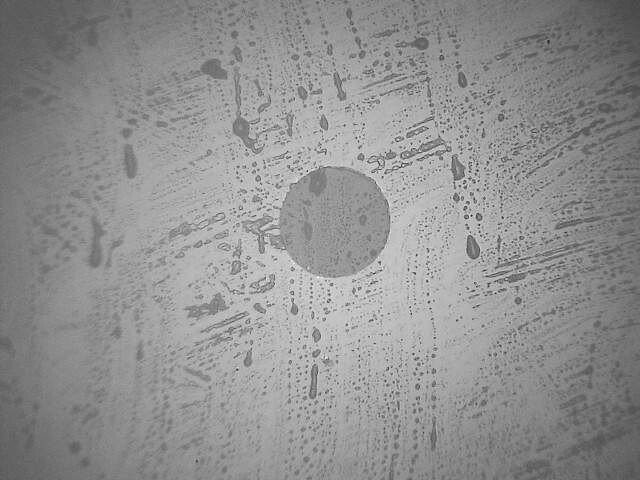
#> input picture a2.png, 640 x 480 px
$ python DetectTest02.py   (older library calls are emulated)
#> lines starting #> are read from the running program, lines starting #| are printed output that depends on the picture; after the words box and inside, x2 and y2 are one past the last pixel; in counts of white or black regions, pixels touching at a corner belong together
#!/usr/bin/env python
# -*- coding: utf-8 -*-
# @Time    : 2018/5/17 11:48
# @Author  : zhuohf1
# @File    : DetectTest01.p

# 参考文档https://blog.csdn.net/liqiancao/article/details/55670749
import cv2

#1. 加载图片，转成灰度图
image = cv2.imread("a2.png")
#> image is the input picture: shape (480, 640, 3); min 37, max 255, mean 144.5
#image = cv2.imread("panxie.jpg")
gray = cv2.cvtColor(image, cv2.COLOR_BGR2GRAY)

#2. 用Sobel算子计算x，y方向上的梯度，之后在x方向上减去y方向上的梯度，通过这个减法，我们留下具有高水平梯度和低垂直梯度的图像区域
gradX = cv2.Sobel(gray, ddepth=cv2.CV_32F, dx=1, dy=0, ksize=-1)
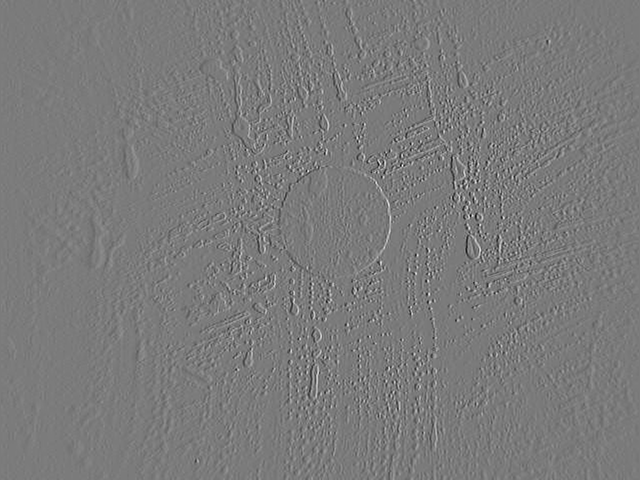
#> gradX: shape (480, 640) float32; min -2307, max 2472, mean -0.2; drawn with min black and max white
gradY = cv2.Sobel(gray, ddepth=cv2.CV_32F, dx=0, dy=1, ksize=-1)
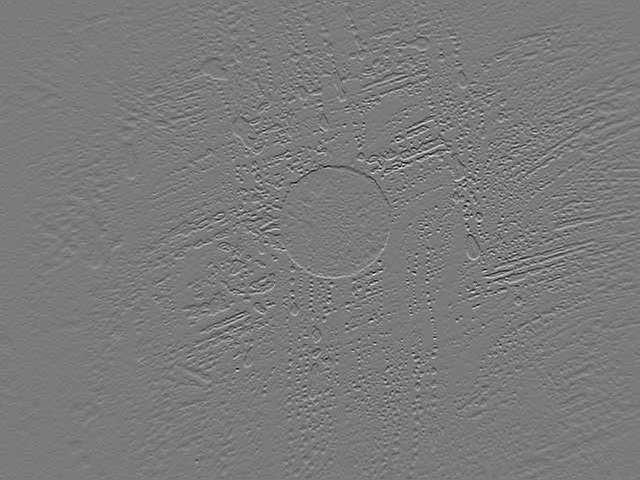
#> gradY: shape (480, 640) float32; min -2176, max 2335, mean 0.6; drawn with min black and max white

# subtract the y-gradient from the x-gradient
gradient = cv2.subtract(gradX, gradY)
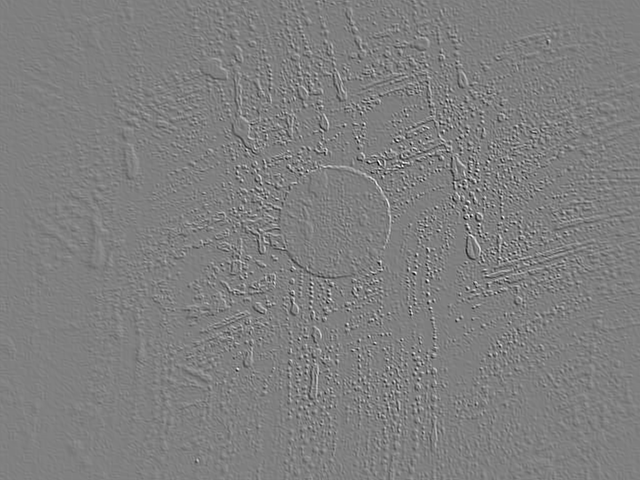
#> gradient: shape (480, 640) float32; min -2972, max 2966, mean -0.8; drawn with min black and max white
gradient = cv2.convertScaleAbs(gradient)
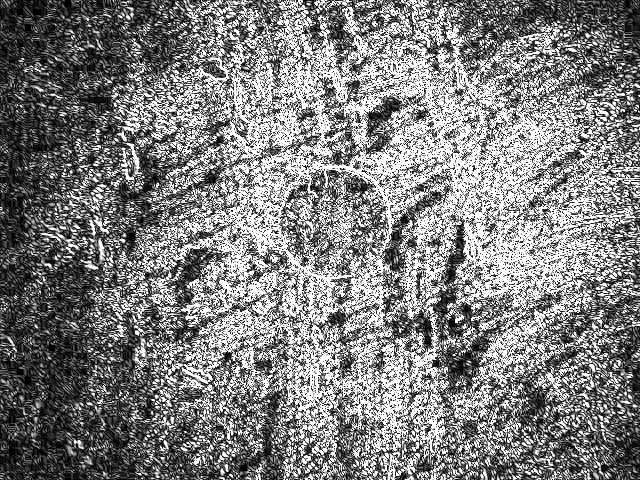
#> gradient: shape (480, 640); min 0, max 255, mean 127.8

#3. 去除图像上的噪声。首先使用低通滤泼器平滑图像（9 x 9内核）,这将有助于平滑图像中的高频噪声。
# 低通滤波器的目标是降低图像的变化率。如将每个像素替换为该像素周围像素的均值。这样就可以平滑并替代那些强度变化明显的区域。
# 然后，对模糊图像二值化。梯度图像中不大于90的任何像素都设置为0（黑色）。 否则，像素设置为255（白色）。
# blur and threshold the image
blurred = cv2.blur(gradient, (9, 9))
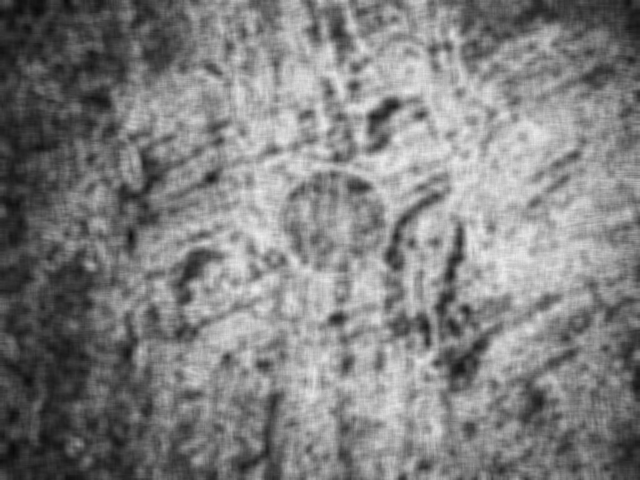
#> blurred: shape (480, 640); min 9, max 240, mean 127.9
(_, thresh) = cv2.threshold(blurred, 90, 255, cv2.THRESH_BINARY)
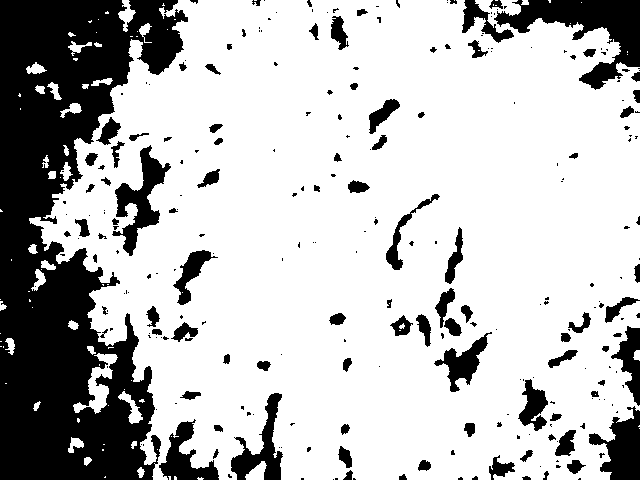
#> thresh: shape (480, 640); 74.1% white; 265 black regions (168 under 20 px), largest, box (x1, y1, x2, y2) and area: (0, 0, 188, 480) 51726, (494, 0, 640, 90) 5109, (112, 145, 171, 256) 2225

#4. 在上图中我们看到蜜蜂身体区域有很多黑色的空余，我们要用白色填充这些空余，
# 使得后面的程序更容易识别昆虫区域，这需要做一些形态学方面的操作。
kernel = cv2.getStructuringElement(cv2.MORPH_RECT, (25, 25))
closed = cv2.morphologyEx(thresh, cv2.MORPH_CLOSE, kernel)
#> closed: shape (480, 640); 86.2% white; 7 black regions, largest, box (x1, y1, x2, y2) and area: (0, 261, 137, 480) 20661, (0, 0, 105, 259) 14949, (582, 0, 640, 51) 2197

#5. 从上图我们发现图像上还有一些小的白色斑点，这会干扰之后的昆虫轮廓的检测，要把它们去掉。分别执行4次形态学腐蚀与膨胀。
# perform a series of erosions and dilations
closed = cv2.erode(closed, None, iterations=4)
#> closed: shape (480, 640); 83.9% white; 3 black regions, box (x1, y1, x2, y2) and area: (0, 0, 141, 480) 44371, (547, 0, 640, 55) 3424, (607, 425, 640, 480) 1760
closed = cv2.dilate(closed, None, iterations=4)
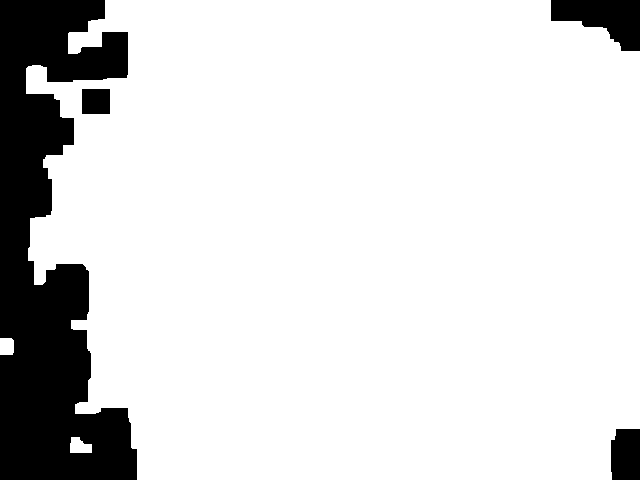
#> closed: shape (480, 640); 85.9% white; 4 black regions, box (x1, y1, x2, y2) and area: (0, 0, 137, 480) 38395, (551, 0, 640, 51) 2848, (611, 429, 640, 480) 1420, (82, 89, 110, 114) 700


cv2.imshow("Image", gradient)
cv2.waitKey(0)
